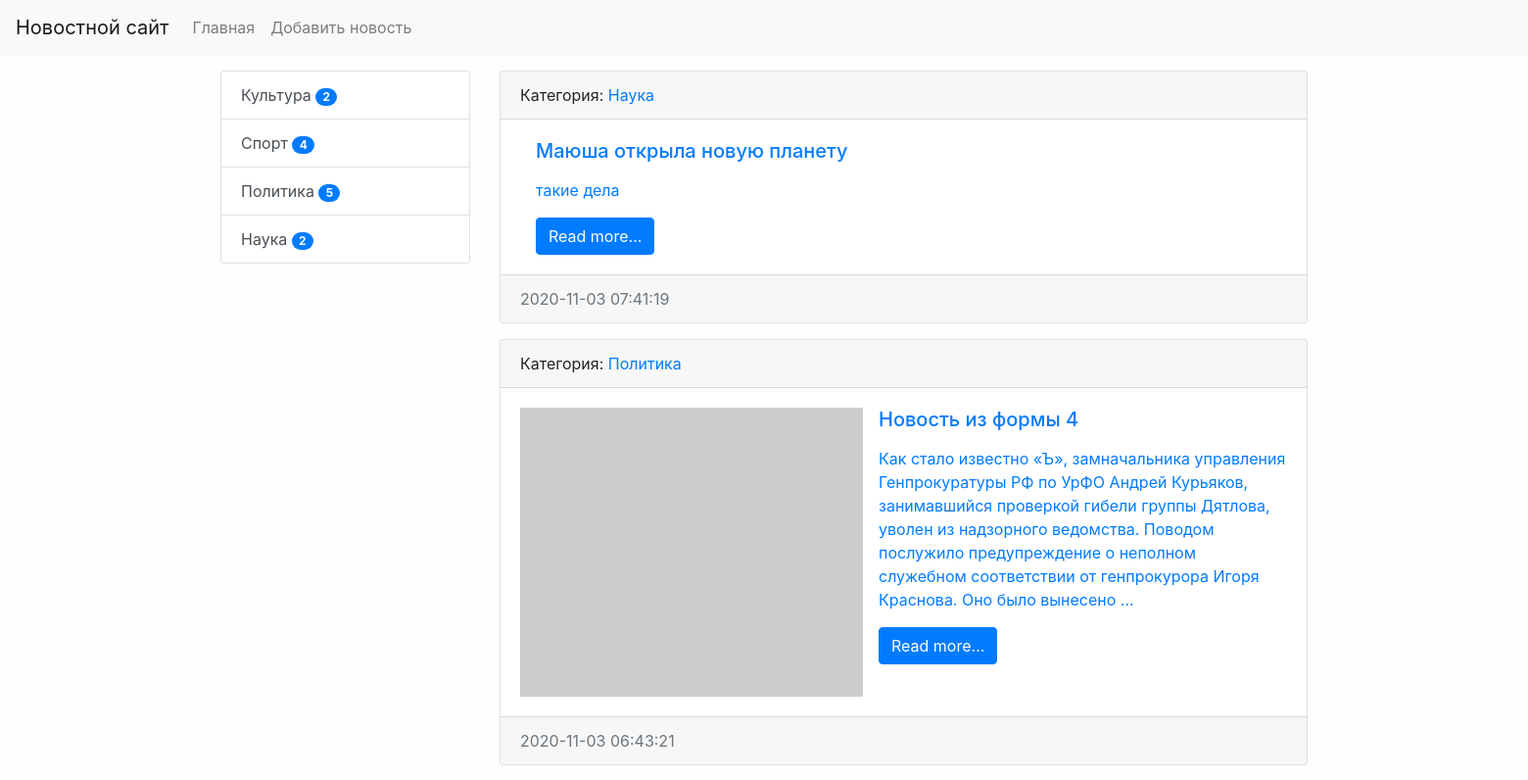
The app's page / (upper part), older data.
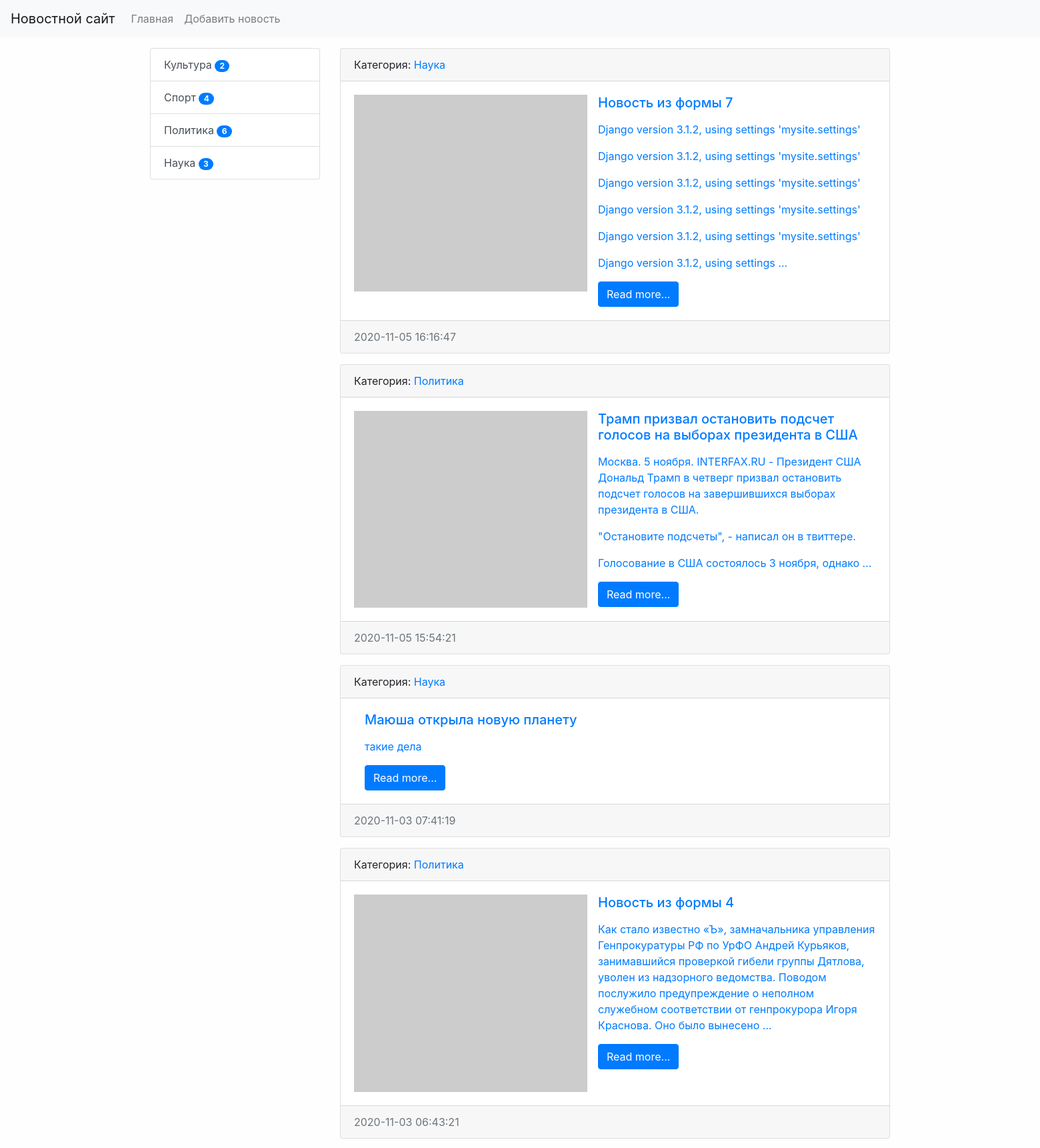
The same page, newer data.
### news/models.py (models this page shows, shortened)
class Category(models.Model):
    title = models.CharField(max_length=150, db_index=True, verbose_name='Наименование категории')
    def get_absolute_url(self):
        return reverse('category', kwargs={'category_id': self.pk})
    def __str__(self):
        return self.title
    class Meta:
        verbose_name = 'Категория'
        verbose_name_plural = 'Категории'
        ordering = ['title']

class News(models.Model):
    title = models.CharField(max_length=150, verbose_name='Наименование')
    content = models.TextField(blank=True, verbose_name='Контент')
    created_at = models.DateTimeField(auto_now_add=True, verbose_name='Дата публикации')  # устанавливаются лишь раз
    updated_at = models.DateTimeField(auto_now=True, verbose_name='Обновлено')  # обновляется при каждом редактировании
    photo = models.ImageField(upload_to='photos/%Y/%m/%d/', blank=True, verbose_name='Фото')
    is_published = models.BooleanField(default=True, verbose_name='Опубликовано')
    category = models.ForeignKey('Category', on_delete=models.PROTECT, verbose_name='Категория')
    views = models.IntegerField(default=0)
    def get_absolute_url(self):
        return reverse('view_news', kwargs={'pk': self.pk})
    class Meta:
        verbose_name = 'Новость'
        verbose_name_plural = 'Новости'
        ordering = ['-created_at']

### news/views.py (the view)
# urls.py: path('', HomeNews.as_view(), name='home'),
class HomeNews(ListView):
    model = News
    template_name = 'news/home_news_list.html'
    context_object_name = 'news'
    def get_context_data(self, *, object_list=None, **kwargs):
        context = super().get_context_data(**kwargs)
        context['title'] = 'Главная страница'
        return context
    def get_queryset(self):
        return News.objects.filter(is_published=True).select_related('category')

### news/templatetags/news_tags.py (called while the page is built)
@register.inclusion_tag('news/list_categories.html')
def show_categories(arg1='Hello', arg2='world'):
    categories = Category.objects.annotate(cnt=Count('news')).filter(cnt__gt=0)
    return {"categories": categories, "arg1": arg1, "arg2": arg2}

### news/templates/news/home_news_list.html (shortened to what this page needs)
{% extends 'base.html' %}
{% block sidebar %}
{% include 'inc/_sidebar.html' %}
{% endblock %}
{% block content %}
{% for item in news %}
<div class="card mb-3">
    <div class="card-header">
        Категория: <a href="{{ item.category.get_absolute_url }}"</a>{{ item.category }}
    </div>
    <div class="card-body">
        <div class="media">
            {% if item.photo %}
            <img src="{{ item.photo.url }}" alt="" width="350" class="mr-3">
            {% else %}
            <img src="https://picsum.photos/id/237/200/300" alt="" width="350" class="mr-3">
            {% endif %}
            <div class="media-body">
                <h5 class="card-title">{{ item.title }}</h5>
                <p class="card-text">{{ item.content|linebreaks|truncatewords:35 }}</p>
                <a href="{{ item.get_absolute_url }}" class="btn btn-primary">Read more...</a>
            </div>
        </div>
    </div>
    <div class="card-footer text-muted">
        {{ item.created_at|date:"Y-m-d H:i:s" }}
    </div>
</div>
{% empty %}
Ooops...
{% endfor %}
{% endblock %}

### templates/base.html (shortened to what this page needs)
{% load static %}
<!doctype html>
<html lang="en">
<head>
    <link rel="stylesheet" href="{% static 'bootstrap/css/bootstrap.min.css' %}">
    <link rel="stylesheet" href="{% static '/css/style.css' %}">
</head>
<body>
{% include 'inc/_nav.html' %}
<div class="container mt-3">
    <div class="row">
        <div class="col-md-3">
                    {% block sidebar %}SIDEBAR{% endblock %}
        </div>
        <div class="col-md-9">
                    {% block content %}CONTENT{% endblock %}
        </div>
    </div>
</div>
</body>
</html>

### templates/inc/_nav.html (shortened to what this page needs)
<nav class="navbar navbar-expand-lg navbar-light bg-light">
    <a class="navbar-brand" href="{% url 'home' %}">Новостной сайт</a>
    <div class="collapse navbar-collapse" id="navbarSupportedContent">
        <ul class="navbar-nav mr-auto">
            <li class="nav-item"><a class="nav-link" href="{% url 'home' %}">Главная</a></li>
            <li class="nav-item"><a class="nav-link" href="{% url 'add_news' %}">Добавить новость</a></li>
        </ul>
    </div>
</nav>

### templates/inc/_sidebar.html (shortened to what this page needs)
{% load news_tags %}
{% show_categories %}

### news/templates/news/list_categories.html
<div class="list-group">
    {% for item in categories %}
    <a href="{{ item.get_absolute_url }}" class="list-group-item list-group-item-action">{{ item.title }}
                <span class="badge badge-primary badge-pill">{{ item.cnt }}</span></a>
    {% endfor %}
</div>

### mysite/static/css/style.css (style rules this page uses)
body { background-color: #fefefe; }

Row changes from the older to the newer data that the page shows:
computed for Category "Политика": cnt "5" → "6"
computed for Category "Наука": cnt "2" → "3"
added News: category "Наука", title "Новость из формы 7", content "Django version 3.1.2, using settings 'mysite.settings' Django version 3.1.2, using settings 'mysite.settings' Django version 3.1.2, using settings 'mysite.settings' Django version 3.1.2, using settings 'mysite.settings' Django version 3.1.2, using settings 'mysite.settings' Django version 3.1.2, using settings …", created_at "2020-11-05 16:16:47"
added News: category "Политика", title "Трамп призвал остановить подсчет голосов на выборах президента в США", content "Москва. 5 ноября. INTERFAX.RU - Президент США Дональд Трамп в четверг призвал остановить подсчет голосов на завершившихся выборах президента в США. \"Остановите подсчеты\", - написал он в твиттере. Голосование в США состоялось 3 ноября, однако …", created_at "2020-11-05 15:54:21"
